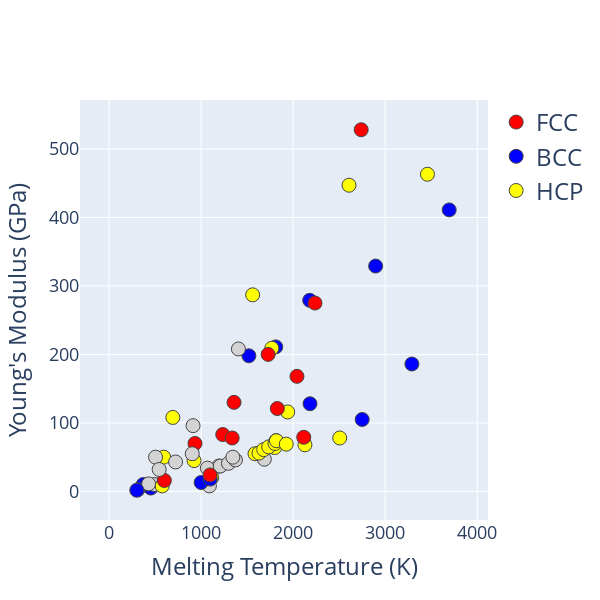

Notebook code cell kept with this figure:
### Code cell
layout0= go.Layout(hovermode= 'closest', width = 600, height=600, showlegend=True,  # Hovermode establishes the way the labels that appear when you hover are arranged # Establishing a square plot width=height
    xaxis= dict(title=go.layout.xaxis.Title(text='Melting Temperature (K)', font=dict(size=24)), zeroline= False, gridwidth= 1, tickfont=dict(size=18)), # Axis Titles. Removing the X-axis Mark. Adding a Grid
    yaxis= dict(title=go.layout.yaxis.Title(text="Young's Modulus (GPa)", font=dict(size=24)), zeroline= False, gridwidth= 1, tickfont=dict(size=18)), # Axis Titles. Removing the Y-axis Mark. Adding a Grid
    legend=dict(font=dict(size=24))) # Adding a legend

# Trace

trace0 = go.Scatter(x = melting_temperature,y = youngs_modulus, mode = 'markers',
    marker= dict(size= 14, line= dict(width=1), color=colors), # We add a size, a border and our custom colors to the markers
    text= sample, # This attribute (Text) labels each point to this list, which contains our elements in the same indexes as our properties
showlegend = False)


# Empty Traces for Legend
legend_plot_FCC = go.Scatter(x=[None], y=[None], mode='markers', marker=dict(size=14,  line= dict(width=1),color='red'), name = 'FCC')
legend_plot_BCC = go.Scatter(x=[None], y=[None], mode='markers', marker=dict(size=14,  line= dict(width=1),color='blue'), name = 'BCC')
legend_plot_HCP = go.Scatter(x=[None], y=[None], mode='markers', marker=dict(size=14,  line= dict(width=1),color='yellow'), name = 'HCP')


data = [trace0, legend_plot_FCC, legend_plot_BCC, legend_plot_HCP]

fig= go.Figure(data, layout=layout0)
iplot(fig)

### Figure 1 — Plotly figure (JSON) as saved in the notebook; plotly's stock layout.template omitted (floating-point values rounded to 4 significant figures)
{"data": [{"marker": {"color": ["lightgray", "lightgray", "blue", "yellow", "lightgray", "lightgray", "lightgray", "lightgray", "lightgray", "lightgray", "blue", "yellow", "red", "lightgray", "blue", "lightgray", "lightgray", "lightgray", "blue", "yellow", "yellow", "yellow", "blue", "blue", "blue", "blue", "yellow", "red", "red", "yellow", "lightgray", "lightgray", "lightgray", "lightgray", "lightgray", "lightgray", "blue", "red", "yellow", "yellow", "blue", "blue", "yellow", "yellow", "red", "red", "red", "yellow", "lightgray", "lightgray", "lightgray", "lightgray", "lightgray", "lightgray", "blue", "blue", "yellow", "blue", "blue", "yellow", "yellow", "red", "red", "red", "lightgray", "yellow", "red", "lightgray", "lightgray", "lightgray", "lightgray", "lightgray", "lightgray", "lightgray", "blue", "yellow", "yellow", "yellow", "yellow", "yellow", "yellow", "red", "yellow", "lightgray", "red", "lightgray", "lightgray", "lightgray", "lightgray"], "line": {"width": 1}, "size": 14}, "mode": "markers", "showlegend": false, "text": ["H", "He", "Li", "Be", "B", "C", "N", "O", "F", "Ne", "Na", "Mg", "Al", "Si", "P", "S", "Cl", "Ar", "K", "Ca", "Sc", "Ti", "V", "Cr", "Mn", "Fe", "Co", "Ni", "Cu", "Zn", "Ga", "Ge", "As", "Se", "Br", "Kr", "Rb", "Sr", "Y", "Zr", "Nb", "Mo", "Tc", "Ru", "Rh", "Pd", "Ag", "Cd", "In", "Sn", "Sb", "Te", "I", "Xe", "Cs", "Ba", "Hf", "Ta", "W", "Re", "Os", "Ir", "Pt", "Au", "Hg", "Tl", "Pb", "Bi", "La", "Ce", "Pr", "Nd", "Pm", "Sm", "Eu", "Gd", "Tb", "Dy", "Ho", "Er", "Tm", "Yb", "Lu", "Ac", "Th", "Pa", "U", "Np", "Pu"], "type": "scatter", "x": [14.01, 0.95, 453.7, 1560, 2349, 3800, 63.05, 54.8, 53.53, 24.56, 370.9, 923, 933.5, 1687, 317.3, 388.4, 171.6, 83.8, 336.5, 1115, 1814, 1941, 2183, 2180, 1519, 1811, 1768, 1728, 1358.0, 692.7, 302.9, 1211.0, 1090, 494, 265.8, 115.8, 312.5, 1050, 1799, 2128, 2750, 2896, 2430, 2607, 2237, 1828.0, 1235.0, 594.2, 429.8, 505.1, 903.8, 722.7, 386.9, 161.4, 301.6, 1000, 2506, 3290, 3695, 3459, 3306, 2739, 2041.0, 1337.0, 234.3, 577, 600.6, 544.4, 1193, 1068, 1208, 1297, 1373, 1345, 1099, 1585, 1629, 1680, 1734, 1802, 1818, 1097, 1925, 1323, 2115, 1841, 1405.0, 910, 912.5], "y": [null, null, 4.9, 287, null, null, null, null, null, null, 10, 45, 70, 47, null, null, null, null, null, 20, 74, 116, 128, 279, 198, 211, 209, 200, 130, 108, null, null, 8, 10, null, null, 2.4, null, 64, 68, 105, 329, null, 447, 275, 121, 83, 50, 11, 50, 55, 43, null, null, 1.7, 13, 78, 186, 411, 463, null, 528, 168, 78, null, 8, 16, 32, 37, 34, 37, 41, 46, 50, 18, 55, 56, 61, 65, 70, 74, 24, 69, null, 79, null, 208, null, 96]}, {"marker": {"color": "red", "line": {"width": 1}, "size": 14}, "mode": "markers", "name": "FCC", "type": "scatter", "x": [null], "y": [null]}, {"marker": {"color": "blue", "line": {"width": 1}, "size": 14}, "mode": "markers", "name": "BCC", "type": "scatter", "x": [null], "y": [null]}, {"marker": {"color": "yellow", "line": {"width": 1}, "size": 14}, "mode": "markers", "name": "HCP", "type": "scatter", "x": [null], "y": [null]}], "layout": {"height": 600, "hovermode": "closest", "legend": {"font": {"size": 24}}, "showlegend": true, "width": 600, "xaxis": {"gridwidth": 1, "tickfont": {"size": 18}, "title": {"font": {"size": 24}, "text": "Melting Temperature (K)"}, "zeroline": false}, "yaxis": {"gridwidth": 1, "tickfont": {"size": 18}, "title": {"font": {"size": 24}, "text": "Young's Modulus (GPa)"}, "zeroline": false}}}
